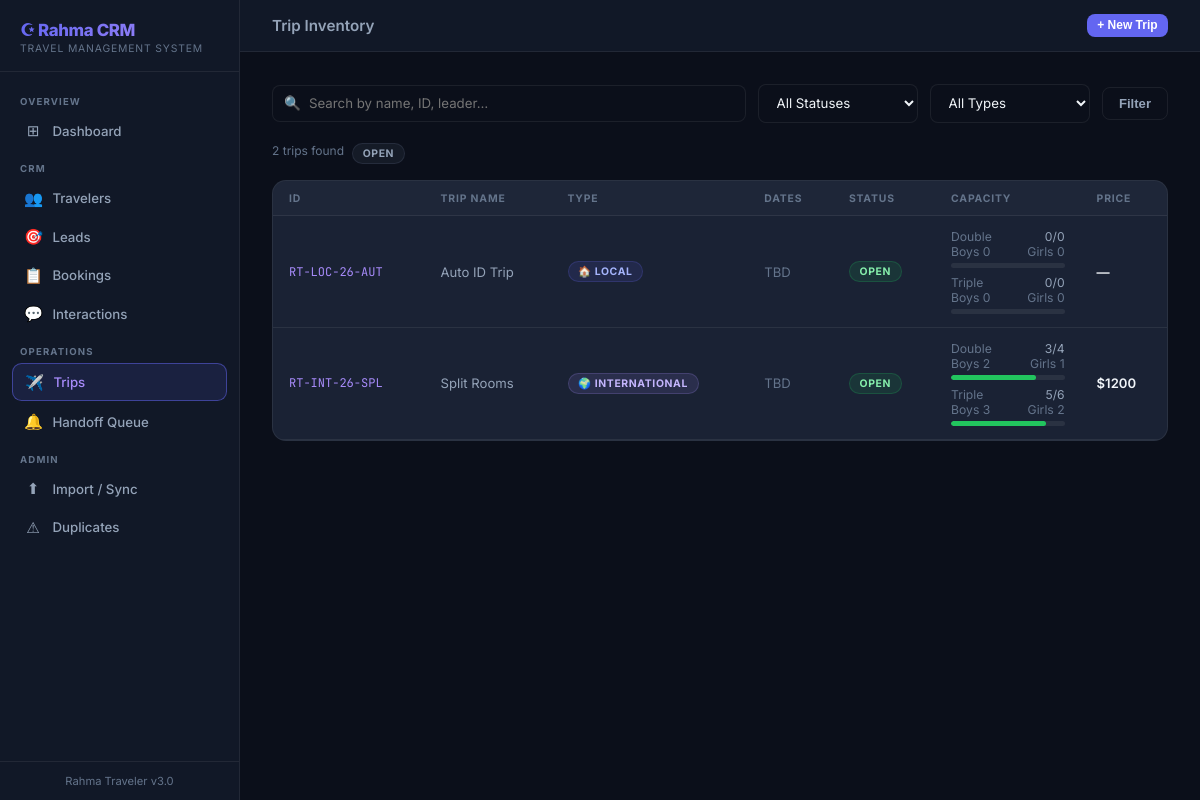
Page /trips/ on the earlier database version.
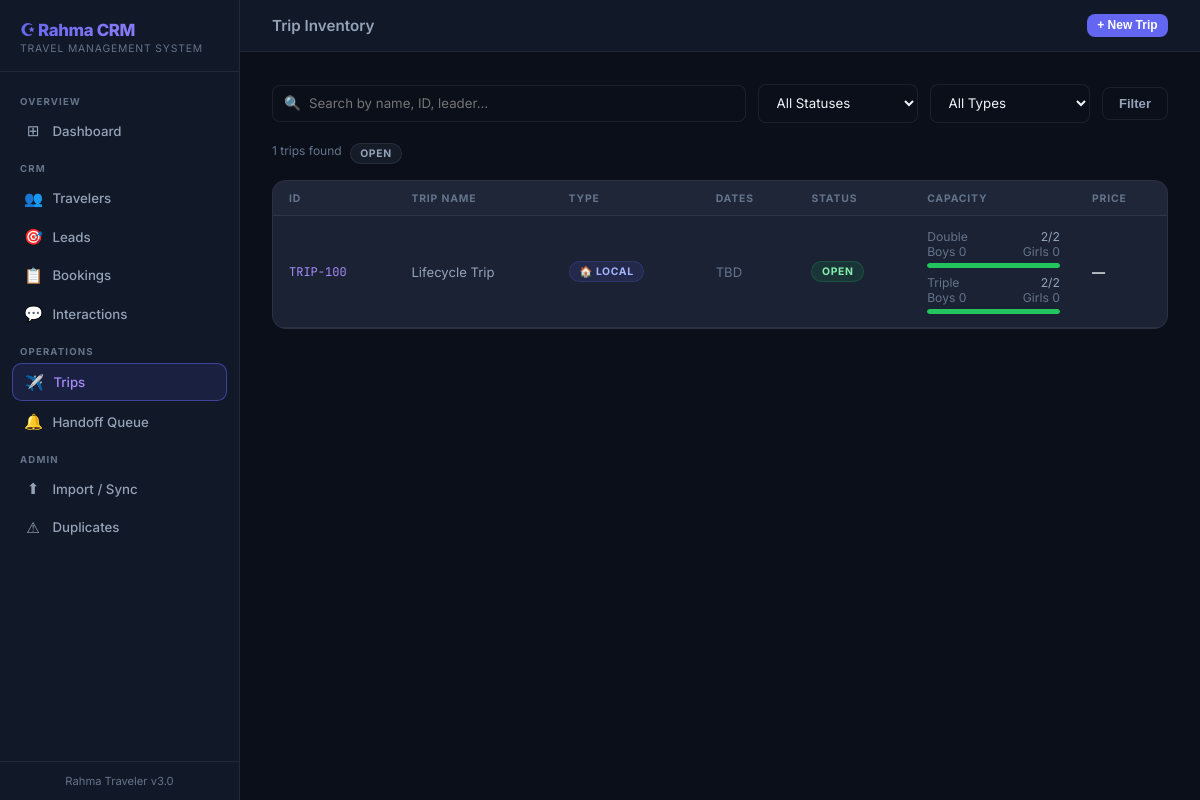
Same page on the later database version.
### app/models/trip.py (models this page shows, shortened)
class Trip(db.Model):
    __tablename__ = 'trips'
    trip_id = db.Column(db.String(50), primary_key=True)
    trip_name = db.Column(db.String(200), nullable=False)
    type = db.Column(db.String(50)) # Local / International
    year = db.Column(db.Integer)
    trip_leader = db.Column(db.String(100))
    start_date = db.Column(db.Date)
    end_date = db.Column(db.Date)
    sales_status = db.Column(db.String(50)) # Open / Closed / Cancelled
    data_audit = db.Column(db.Text)
    trip_window_status = db.Column(db.String(50))
    trip_availability_note = db.Column(db.Text)
    next_reengage_date = db.Column(db.Date)
    single_total = db.Column(db.Integer, default=0)
    double_total = db.Column(db.Integer, default=0)
    triple_total = db.Column(db.Integer, default=0)
    single_remaining = db.Column(db.Integer, default=0)
    double_remaining = db.Column(db.Integer, default=0)
    triple_remaining = db.Column(db.Integer, default=0)
    draft_holds_single = db.Column(db.Integer, default=0)
    draft_holds_double = db.Column(db.Integer, default=0)
    draft_holds_triple = db.Column(db.Integer, default=0)
    boys_double = db.Column(db.Integer, default=0)
    girls_double = db.Column(db.Integer, default=0)
    boys_triple = db.Column(db.Integer, default=0)
    girls_triple = db.Column(db.Integer, default=0)
    public_price = db.Column(db.String(200))
    public_description = db.Column(db.Text)
    sales_notes = db.Column(db.Text)
    bookings = db.relationship('TripBooking', backref='trip', lazy=True)

### app/routes/trips.py (the view)
@trips_bp.route('/')
def index():
    q = request.args.get('q', '')
    status = request.args.get('status', '')
    trip_type = request.args.get('type', '')
    query = Trip.query
    if q:
        query = query.filter(or_(
            Trip.trip_name.ilike(f'%{q}%'),
            Trip.trip_id.ilike(f'%{q}%'),
            Trip.trip_leader.ilike(f'%{q}%'),
        ))
    if status:
        query = query.filter(Trip.sales_status == status)
    if trip_type:
        query = query.filter(Trip.type == trip_type)
    trips = query.order_by(Trip.start_date.desc()).all()
    statuses = [r[0] for r in db.session.query(Trip.sales_status).distinct().all() if r[0]]
    types = [r[0] for r in db.session.query(Trip.type).distinct().all() if r[0]]
    return render_template('trips/index.html',
                           trips=trips,
                           q=q,
                           current_status=status,
                           current_type=trip_type,
                           statuses=statuses,
                           types=types)

### app/templates/trips/index.html (shortened to what the changed rows need)
{% extends "base.html" %}
{% block content %}
<div style="display:flex;gap:0.5rem;margin-bottom:1rem;flex-wrap:wrap">
    <span style="font-size:0.75rem;color:var(--text-muted)">{{ trips|length }} trips found</span>
    {% for s in statuses %}
    <a href="{{ url_for('trips.index', status=s) }}"
       style="text-decoration:none"
       class="badge {% if current_status == s %}badge-blue{% else %}badge-gray{% endif %}">{{ s }}</a>
    {% endfor %}
</div>
{% if trips %}
<div class="card" style="padding:0;overflow:hidden">
    <table class="data-table">
        <thead><tr>
            <th>ID</th>
            <th>Trip Name</th>
            <th>Type</th>
            <th>Dates</th>
            <th>Status</th>
            <th>Capacity</th>
            <th>Price</th>
        </tr></thead>
        <tbody>
        {% for trip in trips %}
        <tr onclick="window.location='{{ url_for('trips.detail', trip_id=trip.trip_id) }}'">
            <td class="mono">{{ trip.trip_id }}</td>
            <td>
                <div class="primary">{{ trip.trip_name }}</div>
            </td>
            <td>
                {% if trip.type == 'International' %}
                    <span class="badge badge-purple">🌍 {{ trip.type }}</span>
                {% else %}
                    <span class="badge badge-blue">🏠 {{ trip.type or '—' }}</span>
                {% endif %}
            </td>
            <td>
                {% if trip.start_date %}
                <div style="font-size:0.8rem;color:var(--text-main)">{{ trip.start_date.strftime('%d %b %Y') }}</div>
                <div style="font-size:0.7rem;color:var(--text-muted)">→ {{ trip.end_date.strftime('%d %b %Y') if trip.end_date else 'TBD' }}</div>
                {% else %}
                <span style="color:var(--text-muted)">TBD</span>
                {% endif %}
            </td>
            <td>
                {% if trip.sales_status == 'Open' %}<span class="badge badge-green">Open</span>
                {% elif trip.sales_status == 'Closed' %}<span class="badge badge-red">Closed</span>
                {% elif trip.sales_status == 'Cancelled' %}<span class="badge badge-gray">Cancelled</span>
                {% else %}<span class="badge badge-yellow">{{ trip.sales_status or '—' }}</span>{% endif %}
            </td>
            <td>
                {% set double_total = trip.double_total or 0 %}
                {% set triple_total = trip.triple_total or 0 %}
                <div style="display:flex;flex-direction:column;gap:0.45rem;font-size:0.76rem">
                    {% set d_pct = (trip.double_remaining / double_total * 100) if double_total else 0 %}
                    {% set t_pct = (trip.triple_remaining / triple_total * 100) if triple_total else 0 %}
                    <div>
                        <div style="display:flex;justify-content:space-between;gap:0.75rem">
                            <span style="color:var(--text-muted)">Double</span>
                            <span>{{ trip.double_remaining }}/{{ double_total }}</span>
                        </div>
                        <div style="display:flex;justify-content:space-between;gap:0.75rem;color:var(--text-muted)">
                            <span>Boys {{ trip.boys_double or 0 }}</span>
                            <span>Girls {{ trip.girls_double or 0 }}</span>
                        </div>
                        <div class="cap-bar"><div class="cap-fill {% if d_pct > 30 %}good{% elif d_pct > 0 %}warn{% else %}empty{% endif %}" style="width:{{ d_pct }}%"></div></div>
                    </div>
                    <div>
                        <div style="display:flex;justify-content:space-between;gap:0.75rem">
                            <span style="color:var(--text-muted)">Triple</span>
                            <span>{{ trip.triple_remaining }}/{{ triple_total }}</span>
                        </div>
                        <div style="display:flex;justify-content:space-between;gap:0.75rem;color:var(--text-muted)">
                            <span>Boys {{ trip.boys_triple or 0 }}</span>
                            <span>Girls {{ trip.girls_triple or 0 }}</span>
                        </div>
                        <div class="cap-bar"><div class="cap-fill {% if t_pct > 30 %}good{% elif t_pct > 0 %}warn{% else %}empty{% endif %}" style="width:{{ t_pct }}%"></div></div>
                    </div>
                </div>
            </td>
            <td style="color:var(--text-main);font-weight:600">{{ trip.public_price or '—' }}</td>
        </tr>
        {% endfor %}
        </tbody>
    </table>
</div>
{% endif %}
{% endblock %}

Differences in the rows shown:
removed Trip: trip_id "RT-LOC-26-AUT", trip_name "Auto ID Trip", type "LOCAL", shows "TBD", sales_status "OPEN", double_remaining "0", double_total "0", boys_double "0", girls_double "0", triple_remaining "0", triple_total "0", boys_triple "0", girls_triple "0", public_price "—"
removed Trip: trip_id "RT-INT-26-SPL", trip_name "Split Rooms", type "INTERNATIONAL", shows "TBD", sales_status "OPEN", double_remaining "3", double_total "4", boys_double "2", girls_double "1", {{ d_pct }} 75.0 (drawn), triple_remaining "5", triple_total "6", boys_triple "3", girls_triple "2", {{ t_pct }} 83.33333333333334 (drawn), public_price "$1200"
added Trip: trip_id "TRIP-100", trip_name "Lifecycle Trip", type "LOCAL", shows "TBD", sales_status "OPEN", double_remaining "2", double_total "2", boys_double "0", girls_double "0", {{ d_pct }} 100.0 (drawn), triple_remaining "2", triple_total "2", boys_triple "0", girls_triple "0", {{ t_pct }} 100.0 (drawn), public_price "—"
Other differences:
{{ trips|length }}: "2" → "1"
